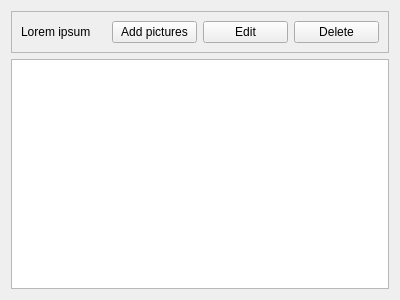
<?xml version="1.0" encoding="UTF-8"?>
<ui version="4.0">
 <class>AlbumWidget</class>
 <widget class="QWidget" name="AlbumWidget">
  <property name="geometry">
   <rect>
    <x>0</x>
    <y>0</y>
    <width>400</width>
    <height>300</height>
   </rect>
  </property>
  <property name="windowTitle">
   <string>Form</string>
  </property>
  <layout class="QVBoxLayout" name="verticalLayout">
   <item>
    <widget class="QFrame" name="albumInfoFrame">
     <property name="frameShape">
      <enum>QFrame::StyledPanel</enum>
     </property>
     <property name="frameShadow">
      <enum>QFrame::Raised</enum>
     </property>
     <layout class="QHBoxLayout" name="horizontalLayout">
      <item>
       <widget class="QLabel" name="albumName">
        <property name="text">
         <string>Lorem ipsum</string>
        </property>
       </widget>
      </item>
      <item>
       <widget class="QPushButton" name="addPicturesButton">
        <property name="text">
         <string>Add pictures</string>
        </property>
       </widget>
      </item>
      <item>
       <widget class="QPushButton" name="editButton">
        <property name="text">
         <string>Edit</string>
        </property>
       </widget>
      </item>
      <item>
       <widget class="QPushButton" name="deleteButton">
        <property name="text">
         <string>Delete</string>
        </property>
       </widget>
      </item>
     </layout>
    </widget>
   </item>
   <item>
    <widget class="QListView" name="thumbnailListView"/>
   </item>
  </layout>
 </widget>
 <resources/>
 <connections/>
</ui>
